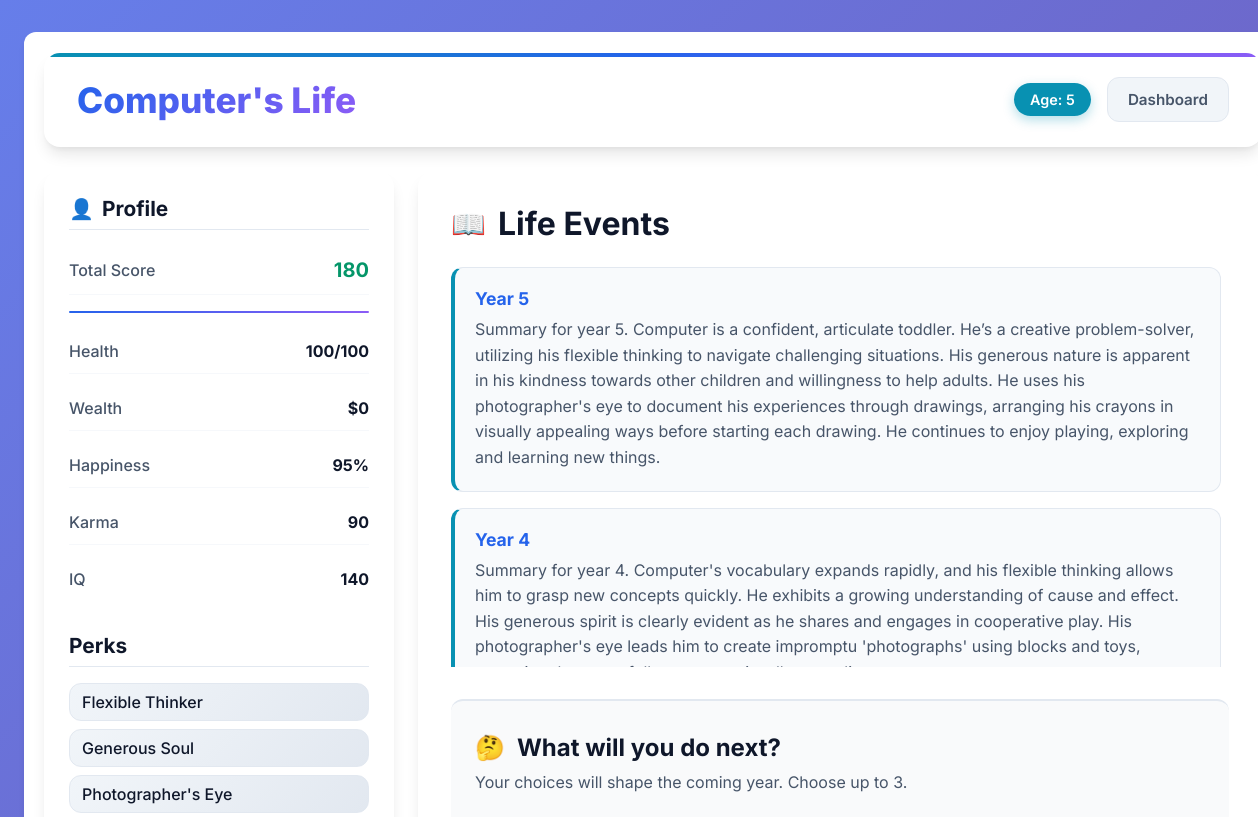
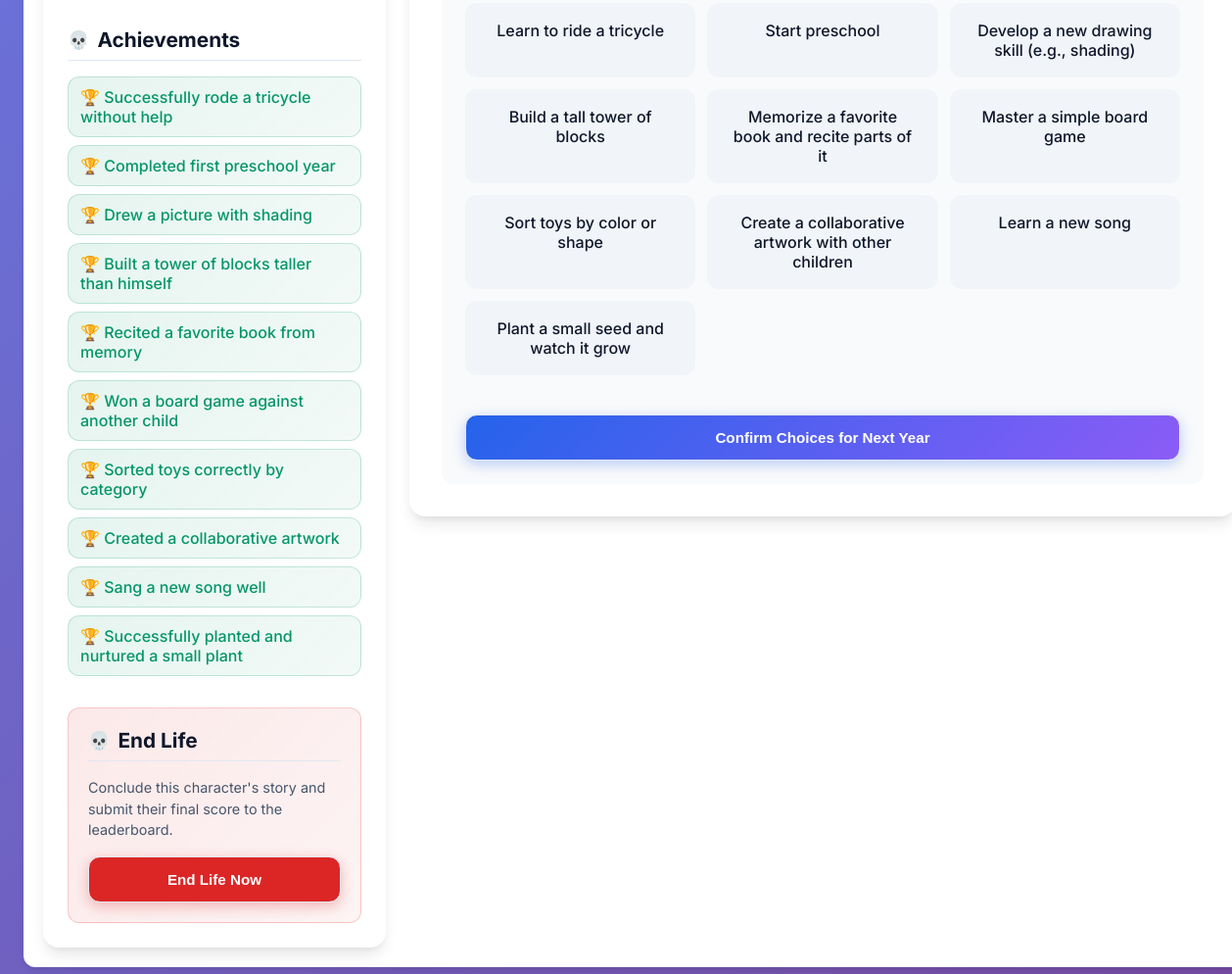
The page /life/3 (signed in) on the database its author committed (2 pictures, top to bottom).
### app.py (models this page shows)
class Character(db.Model):
    id = db.Column(db.Integer, primary_key=True)
    user_id = db.Column(db.Integer, db.ForeignKey('user.id'), nullable=False)
    name = db.Column(db.String(100), nullable=False)
    gender = db.Column(db.String(50), nullable=False)
    is_alive = db.Column(db.Boolean, default=True, nullable=False)
    age = db.Column(db.Integer, default=0)
    score = db.Column(db.Integer, default=0)
    events = db.relationship('LifeEvent', backref='character', lazy=True, cascade="all, delete-orphan")
    attributes = db.relationship('Attribute', backref='character', lazy=True, cascade="all, delete-orphan")
    perks = db.relationship('Perk', backref='character', lazy=True, cascade="all, delete-orphan")
    choices = db.relationship('Choice', backref='character', lazy=True, cascade="all, delete-orphan")
    achievements = db.relationship('Achievement', backref='character', lazy=True, cascade="all, delete-orphan")

class Attribute(db.Model):
    id = db.Column(db.Integer, primary_key=True)
    character_id = db.Column(db.Integer, db.ForeignKey('character.id'), nullable=False)
    year = db.Column(db.Integer, nullable=False)
    health = db.Column(db.Integer, default=100)
    wealth = db.Column(db.BigInteger, default=500) # Changed to BigInteger
    happiness = db.Column(db.Integer, default=75)
    karma = db.Column(db.Integer, default=0)
    iq = db.Column(db.Integer, default=100)

class Perk(db.Model):
    id = db.Column(db.Integer, primary_key=True)
    character_id = db.Column(db.Integer, db.ForeignKey('character.id'), nullable=False)
    name = db.Column(db.String(100), nullable=False)

class Achievement(db.Model):
    id = db.Column(db.Integer, primary_key=True)
    character_id = db.Column(db.Integer, db.ForeignKey('character.id'), nullable=False)
    description = db.Column(db.String(255), nullable=False)

class LifeEvent(db.Model):
    id = db.Column(db.Integer, primary_key=True)
    character_id = db.Column(db.Integer, db.ForeignKey('character.id'), nullable=False)
    year = db.Column(db.Integer, nullable=False)
    summary = db.Column(db.Text, nullable=False)

class Choice(db.Model):
    id = db.Column(db.Integer, primary_key=True)
    character_id = db.Column(db.Integer, db.ForeignKey('character.id'), nullable=False)
    description = db.Column(db.String(255), nullable=False)

### app.py (the view)
@app.route('/life/<int:character_id>')
@login_required
def life_view(character_id):
    character = Character.query.get_or_404(character_id)
    if character.user_id != current_user.id: return redirect(url_for('dashboard'))
    latest_attributes = Attribute.query.filter_by(character_id=character.id).order_by(Attribute.year.desc()).first()
    choices = Choice.query.filter_by(character_id=character.id).all()
    achievements = Achievement.query.filter_by(character_id=character.id).all()
    return render_template('life_view.html', character=character, attributes=latest_attributes, choices=[c.description for c in choices], achievements=achievements)

### app.py (called while the page is built)
@login_manager.user_loader
def load_user(user_id): return User.query.get(int(user_id))

### templates/life_view.html (shortened to what this page needs)
{% extends "base.html" %}
{% block content %}
<div class="life-view-container">
    <header class="life-header">
        <h1>{{ character.name }}'s Life</h1>
        <div class="header-actions">
            <span class="age-badge">Age: {{ character.age }}</span>
            <a href="{{ url_for('dashboard') }}" class="btn">Dashboard</a>
        </div>
    </header>
    <div class="life-layout">
        <aside class="attributes-panel">
            <h3>Profile</h3>
            <div class="attributes-list">
                <div class="attribute-item"><span>Total Score</span><span class="value score-value">{{ "{:,}".format(character.score) }}</span></div>
                <hr>
                <div class="attribute-item"><span>Health</span><span class="value">{{ attributes.health }}/100</span></div>
                <div class="attribute-item"><span>Wealth</span><span class="value">${{ "{:,.0f}".format(attributes.wealth) }}</span></div>
                <div class="attribute-item"><span>Happiness</span><span class="value">{{ attributes.happiness }}%</span></div>
                <div class="attribute-item"><span>Karma</span><span class="value">{{ attributes.karma }}</span></div>
                <div class="attribute-item"><span>IQ</span><span class="value">{{ attributes.iq }}</span></div>
            </div>
            <h4>Perks</h4>
            <ul class="perks-list">
                {% for perk in character.perks %}
                <li>{{ perk.name }}</li>
                {% endfor %}
            </ul>
            <h4>Achievements</h4>
            {% if achievements %}
            <ul class="achievements-list">
                {% for achievement in achievements %}
                <li>🏆 {{ achievement.description }}</li>
                {% endfor %}
            </ul>
            {% else %}
            <p class="no-items">None yet.</p>
            {% endif %}
            {% if character.is_alive %}
            <div class="end-life-section">
                <h4>End Life</h4>
                <p>Conclude this character's story and submit their final score to the leaderboard.</p>
                <form id="endLifeForm" action="{{ url_for('end_life', character_id=character.id) }}" method="POST">
                    <button type="submit" class="btn btn-logout btn-full">End Life Now</button>
                </form>
            </div>
            {% endif %}
        </aside>
        <main class="story-panel">
            <h2>Life Events</h2>
            <div class="events-log">
                {% for event in character.events|sort(attribute='year', reverse=True) %}
                <div class="event-entry">
                    <h4>Year {{ event.year }}</h4>
                    <p>{{ event.summary }}</p>
                </div>
                {% endfor %}
            </div>
            {% if character.is_alive %}
            <div class="choices-section">
                <h3>What will you do next?</h3>
                <p>Your choices will shape the coming year. Choose up to 3.</p>
                <form action="{{ url_for('advance_year', character_id=character.id) }}" method="POST" id="choicesForm">
                    <div class="selection-grid" id="choicesGrid">
                        {% for choice in choices %}
                        <div class="selection-item" data-value="{{ choice }}">{{ choice }}</div>
                        {% endfor %}
                    </div>
                    <button type="submit" class="btn btn-primary btn-full">Confirm Choices for Next Year</button>
                </form>
            </div>
            {% else %}
            <div class="choices-section end-of-life">
                <h3>The End of a Life</h3>
                <p>{{ character.name }}'s story has concluded. Their final score of {{ "{:,}".format(character.score) }} is now on the leaderboard.</p>
                <a href="{{ url_for('leaderboard') }}" class="btn">View Leaderboard</a>
            </div>
            {% endif %}
        </main>
    </div>
</div>
{% endblock %}

### static/css/style.css (style rules this page uses)
:root { --primary-color: #4f46e5; --primary-hover: #4338ca; --secondary-color: #111827; --text-color: #374151; --light-text: #6b7280; --bg-color: #f9fafb; --card-bg: #ffffff; --border-color: #e5e7eb; --success-color: #10b981; --danger-color: #ef4444; --info-color: #3b82f6; --warning-color: #f59e0b; }
body { font-family: 'Inter', sans-serif; background-color: var(--bg-color); color: var(--text-color); margin: 0; }
.btn { display: inline-block; padding: 0.75rem 1.5rem; border: none; border-radius: 0.5rem; font-size: 1rem; font-weight: 500; text-decoration: none; cursor: pointer; transition: all 0.2s ease; text-align: center; }
.btn-primary { background-color: var(--primary-color); color: white; }
.btn-logout { background-color: var(--danger-color); color: white; }
.btn-full { width: 100%; }
.selection-grid { display: grid; grid-template-columns: repeat(auto-fit, minmax(150px, 1fr)); gap: 1rem; margin-top: 1rem; }
.selection-item { background-color: var(--bg-color); border: 1px solid var(--border-color); border-radius: 0.5rem; padding: 1rem; text-align: center; font-weight: 500; cursor: pointer; transition: all 0.2s ease; }
.life-view-container { background: var(--card-bg); padding: 2rem; border-radius: 0.75rem; box-shadow: 0 4px 6px -1px rgba(0,0,0,0.1); }
.life-header { display: flex; justify-content: space-between; align-items: center; border-bottom: 1px solid var(--border-color); padding-bottom: 1rem; margin-bottom: 2rem; }
.life-header h1 { font-size: 2rem; color: var(--secondary-color); margin: 0; }
.header-actions { display: flex; align-items: center; gap: 1rem; }
.age-badge { background-color: var(--primary-color); color: white; padding: 0.5rem 1rem; border-radius: 999px; font-weight: 500; }
.life-layout { display: grid; grid-template-columns: 1fr 2fr; gap: 2rem; }
.attributes-panel { background-color: var(--bg-color); padding: 1.5rem; border-radius: 0.75rem; }
.attributes-panel h3, .attributes-panel h4 { margin-top: 0; margin-bottom: 1rem; color: var(--secondary-color); border-bottom: 1px solid var(--border-color); padding-bottom: 0.5rem; }
.attributes-panel h4 { margin-top: 1.5rem; }
.attribute-item { display: flex; justify-content: space-between; margin-bottom: 0.75rem; }
.attribute-item .value { font-weight: 700; }
.attribute-item .score-value { color: var(--primary-color); font-size: 1.25rem; }
.attributes-list hr { border: none; height: 1px; background-color: var(--border-color); margin: 1rem 0; }
.perks-list, .achievements-list { list-style: none; padding: 0; }
.perks-list li, .achievements-list li { margin-bottom: 0.5rem; }
.end-life-section { margin-top: 2rem; padding-top: 1.5rem; border-top: 1px solid var(--border-color); }
.end-life-section p { font-size: 0.875rem; color: var(--light-text); margin-bottom: 1rem; }
.story-panel h2 { margin-top: 0; }
.events-log { max-height: 500px; overflow-y: auto; padding-right: 1rem; }
.event-entry { margin-bottom: 1.5rem; padding-bottom: 1.5rem; border-bottom: 1px solid var(--border-color); }
.event-entry h4 { margin: 0 0 0.5rem 0; color: var(--primary-color); }
.choices-section { margin-top: 2rem; background-color: var(--bg-color); padding: 1.5rem; border-radius: 0.75rem; }

### rows shown on the page
Character: name "Computer", age "5", score "180"
Attribute: health "100", wealth "0", happiness "95", karma "90", iq "140"
Perk: name "Flexible Thinker"
Perk: name "Generous Soul"
Perk: name "Photographer's Eye"
Achievement: description "Successfully rode a tricycle without help"
Achievement: description "Completed first preschool year"
Achievement: description "Drew a picture with shading"
Achievement: description "Built a tower of blocks taller than himself"
Achievement: description "Recited a favorite book from memory"
Achievement: description "Won a board game against another child"
Achievement: description "Sorted toys correctly by category"
Achievement: description "Created a collaborative artwork"
Achievement: description "Sang a new song well"
Achievement: description "Successfully planted and nurtured a small plant"
LifeEvent: year "5", summary "Summary for year 5. Computer is a confident, articulate toddler. He’s a creative problem-solver, utilizing his flexible thinking to navigate challenging situations. His generous nature is apparent in his kindness towards other children and willingness to help adults. He uses his photographer's eye to document his experiences through drawings, arranging his crayons in visually appealing ways before starting each drawing. He continues to enjoy playing, exploring and learning new things."
LifeEvent: year "4", summary "Summary for year 4. Computer's vocabulary expands rapidly, and his flexible thinking allows him to grasp new concepts quickly. He exhibits a growing understanding of cause and effect. His generous spirit is clearly evident as he shares and engages in cooperative play. His photographer's eye leads him to create impromptu 'photographs' using blocks and toys,…"
Choice: description "Learn to ride a tricycle"
Choice: description "Start preschool"
Choice: description "Develop a new drawing skill (e.g., shading)"
Choice: description "Build a tall tower of blocks"
Choice: description "Memorize a favorite book and recite parts of it"
Choice: description "Master a simple board game"
Choice: description "Sort toys by color or shape"
Choice: description "Create a collaborative artwork with other children"
Choice: description "Learn a new song"
Choice: description "Plant a small seed and watch it grow"
